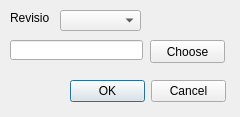
<?xml version="1.0" encoding="UTF-8"?>
<ui version="4.0">
 <class>Dialog</class>
 <widget class="QDialog" name="Dialog">
  <property name="geometry">
   <rect>
    <x>0</x>
    <y>0</y>
    <width>240</width>
    <height>117</height>
   </rect>
  </property>
  <property name="windowTitle">
   <string>Dialog</string>
  </property>
  <widget class="QDialogButtonBox" name="buttonBox">
   <property name="geometry">
    <rect>
     <x>70</x>
     <y>80</y>
     <width>156</width>
     <height>23</height>
    </rect>
   </property>
   <property name="orientation">
    <enum>Qt::Horizontal</enum>
   </property>
   <property name="standardButtons">
    <set>QDialogButtonBox::Cancel|QDialogButtonBox::Ok</set>
   </property>
  </widget>
  <widget class="QComboBox" name="comboBox">
   <property name="geometry">
    <rect>
     <x>60</x>
     <y>10</y>
     <width>81</width>
     <height>21</height>
    </rect>
   </property>
  </widget>
  <widget class="QLabel" name="revisionName">
   <property name="geometry">
    <rect>
     <x>10</x>
     <y>10</y>
     <width>40</width>
     <height>16</height>
    </rect>
   </property>
   <property name="text">
    <string>Revision</string>
   </property>
  </widget>
  <widget class="QPushButton" name="pushButton">
   <property name="geometry">
    <rect>
     <x>150</x>
     <y>40</y>
     <width>75</width>
     <height>23</height>
    </rect>
   </property>
   <property name="text">
    <string>Choose</string>
   </property>
  </widget>
  <widget class="QLineEdit" name="lineEdit">
   <property name="geometry">
    <rect>
     <x>10</x>
     <y>40</y>
     <width>133</width>
     <height>20</height>
    </rect>
   </property>
  </widget>
 </widget>
 <resources/>
 <connections>
  <connection>
   <sender>buttonBox</sender>
   <signal>rejected()</signal>
   <receiver>Dialog</receiver>
   <slot>reject()</slot>
   <hints>
    <hint type="sourcelabel">
     <x>316</x>
     <y>260</y>
    </hint>
    <hint type="destinationlabel">
     <x>286</x>
     <y>274</y>
    </hint>
   </hints>
  </connection>
  <connection>
   <sender>buttonBox</sender>
   <signal>accepted()</signal>
   <receiver>Dialog</receiver>
   <slot>accept()</slot>
   <hints>
    <hint type="sourcelabel">
     <x>248</x>
     <y>254</y>
    </hint>
    <hint type="destinationlabel">
     <x>157</x>
     <y>274</y>
    </hint>
   </hints>
  </connection>
 </connections>
</ui>
